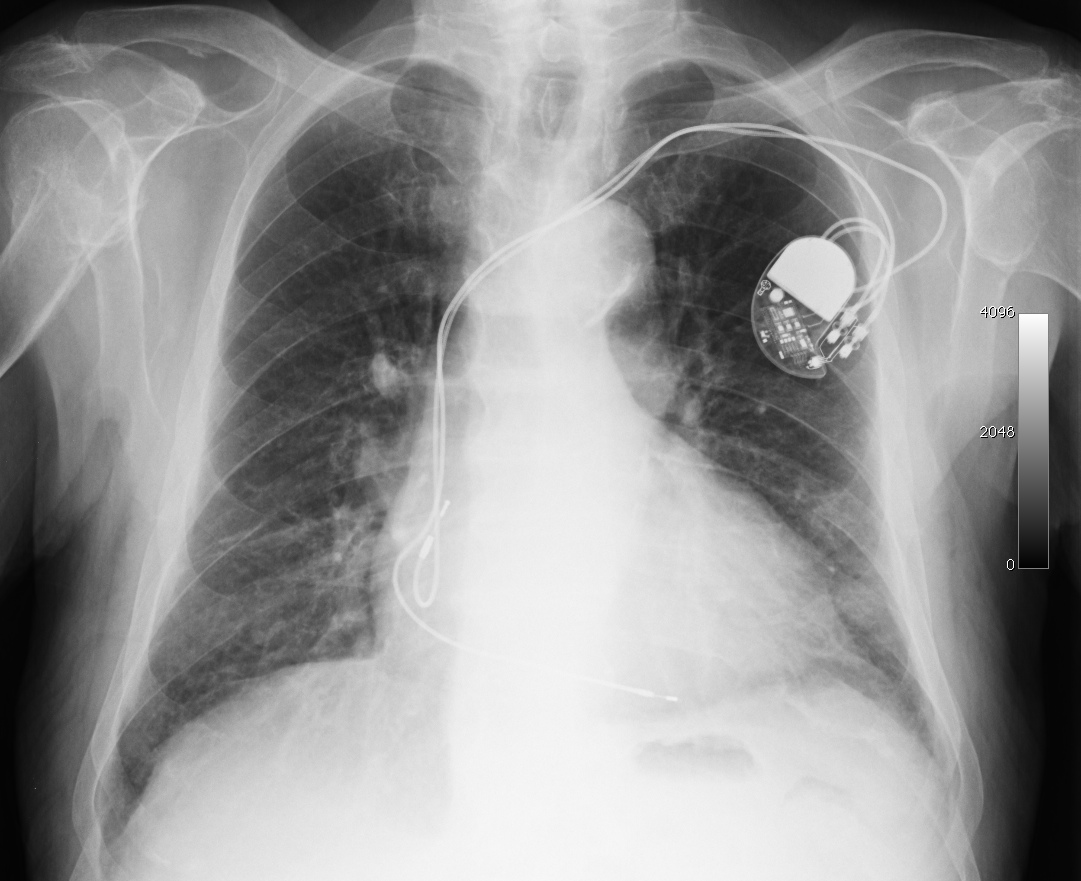
#> input picture aulas/ficha-OpenCV/imagens/8.0001.jpg, 1081 x 881 px; its folder holds only this picture in this run
$ jupyter execute DoGandLoG.ipynb
#> lines starting #> are read from the running program, lines starting #| are printed output that depends on the picture
[cell 1]
import os,sys
import numpy as np
import cv2
from imageio.v2 import imread
from PIL import Image
import scipy
from scipy.signal import convolve2d
from skimage.segmentation import slic
from skimage.segmentation import mark_boundaries
from skimage import color
import matplotlib.pyplot as plt

[cell 2]
"""
• 'L' (8-bit pixels, grayscale)
• 'P' (8-bit pixels, mapped to any other mode using a color palette)
• 'RGB' (3x8-bit pixels, true color)
• 'RGBA' (4x8-bit pixels, true color with transparency mask)
• 'CMYK' (4x8-bit pixels, color separation)
• 'YCbCr' (3x8-bit pixels, color video format)
• 'I' (32-bit signed integer pixels)
• 'F' (32-bit floating point pixels)
"""

def access():
    PathImg = "./imagens/"
    lstFilesImg = []
    for dirName, subdirList, fileList in os.walk(PathImg):
        for filename in fileList:
            lstFilesImg.append(os.path.join(dirName,filename))

    print("Lista de imagens: ")
    print(lstFilesImg)

    img=imread(lstFilesImg[0],pilmode='F')
#> img is the input picture: shape (881, 1081) float32; min 0, max 255, mean 148.6
    print("Dimensões 1ª imagem: ", img.shape)
#| Dimensões 1ª imagem:  (881, 1081)

    width=512
    height=512
    aspect_ratio = 1

    imglist=[]
    for file in lstFilesImg:
        img=imread(file,pilmode='F')
        img=np.array(Image.fromarray(img).resize((width,int(height* aspect_ratio))))
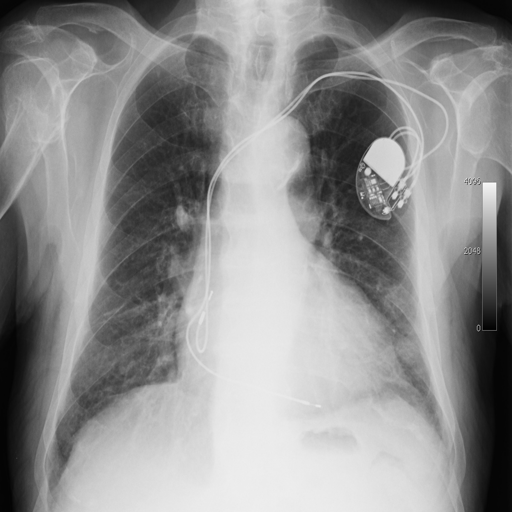
#> img: shape (512, 512) float32; min -0.294, max 263.8, mean 148.6; drawn with min black and max white
        imglist.append(img)
    Imagens = np.asarray(imglist,dtype=np.float32)
    print("Após resize: ", Imagens.shape)
#| Após resize:  (1, 512, 512)
    return Imagens

Imagens = access()

[cell 3]
def DoG(Imagens):
    for x in range(len(Imagens)):
        #convoluções com o primeiro gaussino
        s = 2
        w = 5
        t = (((w - 1)/2)-0.5)/s
        temp = scipy.ndimage.gaussian_filter(Imagens[x,:,:],sigma = s,truncate = t)

        #convoluções com o segundo gaussino
        s = 2
        w = 3
        t = (((w - 1)/2)-0.5)/s
        temp2 = scipy.ndimage.gaussian_filter(Imagens[x,:,:], sigma = s,truncate = t)

        #subtração das duas imagens anteriores e soma de um threshold para retirar os pixeis com valores mais baixos
        result = temp - temp2
        result = (result > result.mean()-1)*result
        plt.axis('off')
        plt.imshow(result,cmap='gray')
        plt.show()
#> this loop made 1 pass
#> (s, w) on pass 1: (2, 3)
#> pass 1, in DoG, `result = temp - temp2`:
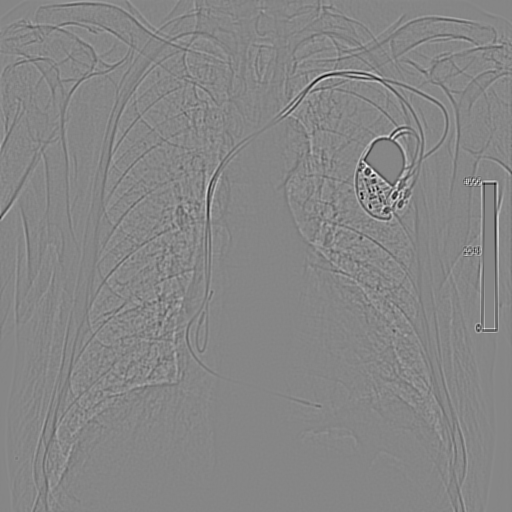
#> result: shape (512, 512) float32; min -27.87, max 25.11, mean 0; drawn with min black and max white
#> pass 1, in DoG, `result = (result > result.mean()-1)*result`:
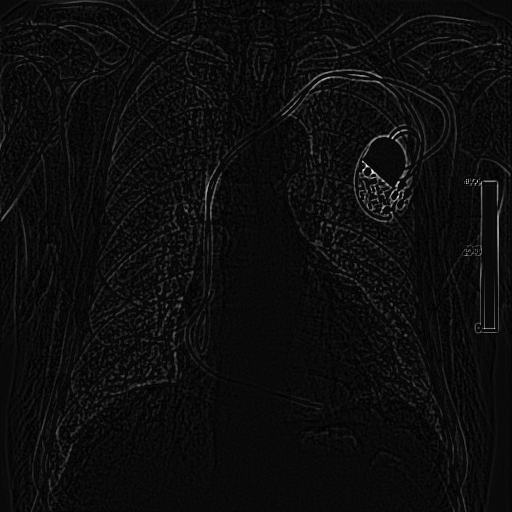
#> result: shape (512, 512) float32; min -1, max 25.11, mean 0.4; drawn with min black and max white

DoG(Imagens)

[cell 4]
def DoG2(Imagens):
    for x in range(len(Imagens)):
        temp = scipy.ndimage.gaussian_filter(Imagens[x,:,:],sigma = 100) #by default, t=4.0
        temp2 = scipy.ndimage.gaussian_filter(Imagens[x,:,:], sigma = 1)
        result = temp - temp2
        result = (result > result.mean())*result

        plt.axis('off')
        plt.imshow(result,cmap='gray')
        plt.show()
#> this loop made 1 pass
#> pass 1, in DoG2, `temp = scipy.ndimage.gaussian_filter(Imagens[x,:,:],sigma = 100)`:
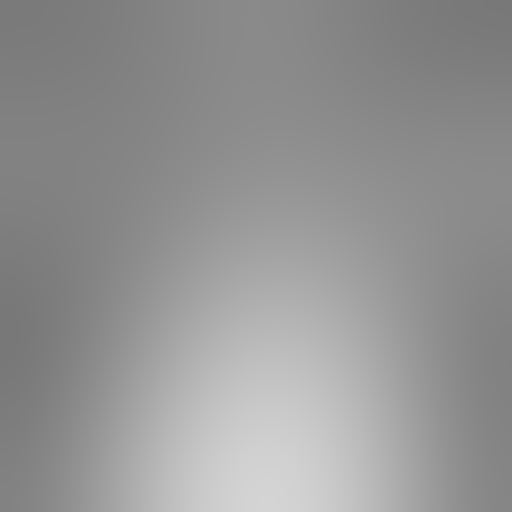
#> temp: shape (512, 512) float32; min 120.2, max 212.3, mean 148.6
#> pass 1, in DoG2, `result = temp - temp2`:
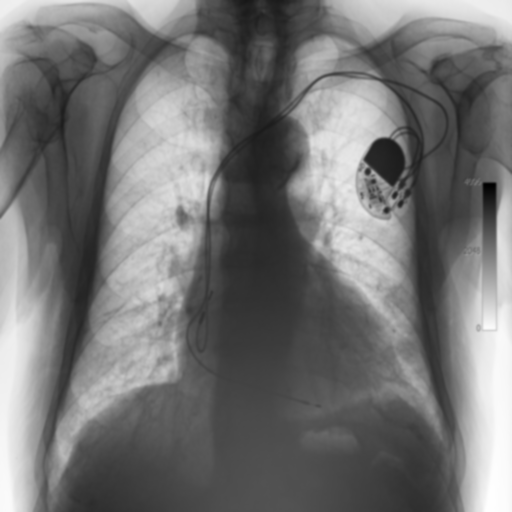
#> result: shape (512, 512) float32; min -110.2, max 130.9, mean 0; drawn with min black and max white
#> pass 1, in DoG2, `result = (result > result.mean())*result`:
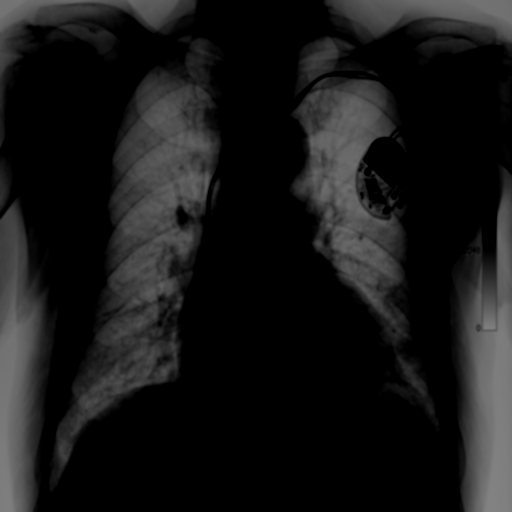
#> result: shape (512, 512) float32; min 0, max 130.9, mean 23.7

DoG2(Imagens)

[cell 5]
def LoGs(Imagens):
    lap_kernel = np.array([
        [0,1,0],
        [1,-4,1],
        [0,1,0]
    ])

    for x in range(len(Imagens)):
        s = 1.5 #smooth
        temp = scipy.ndimage.filters.gaussian_filter(Imagens[x,:,:],sigma = s)
        result = cv2.filter2D(temp,-1,lap_kernel)

        plt.axis('off')
        plt.imshow(result,cmap='gray')
        plt.show()
#> this loop made 1 pass
#> s on pass 1: 1.5

LoGs(Imagens)

[cell 6]
def LoGns(Imagens):
    lap_kernel = np.array([
        [0,1,0],
        [1,-4,1],
        [0,1,0]
    ])

    for x in range(len(Imagens)):
        result = cv2.filter2D(Imagens[x,:,:],-1,lap_kernel)

        plt.axis('off')
        plt.imshow(result,cmap='gray')
        plt.show()
#> this loop made 1 pass
#> pass 1, in LoGns, `result = cv2.filter2D(Imagens[x,:,:],-1,lap_kernel)`:
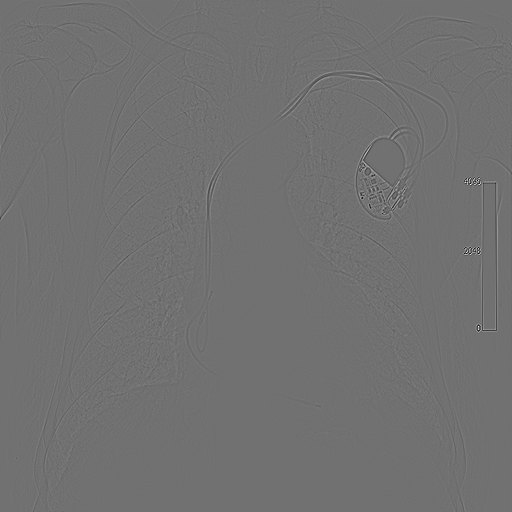
#> result: shape (512, 512) float32; min -290.8, max 363.7, mean 0; drawn with min black and max white

LoGns(Imagens)

$ run again, on aulas/ficha-OpenCV/imagens/histologica.jpg
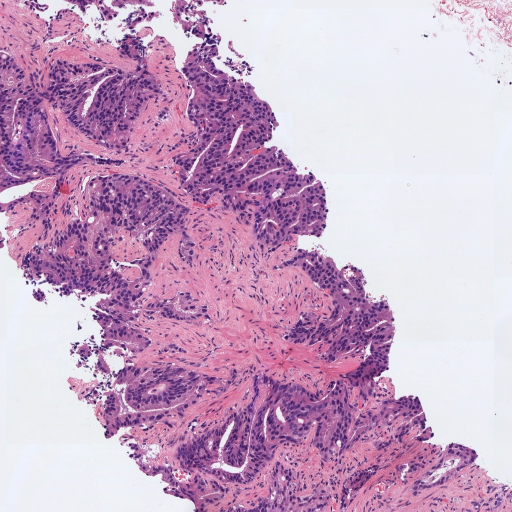
#> input picture aulas/ficha-OpenCV/imagens/histologica.jpg, 1024 x 1024 px (shown at 1/2 size)
#| Dimensões 1ª imagem:  (1024, 1024)
#> in access, `img=np.array(Image.fromarray(img).resize((width,int(height* aspect_rat..`:
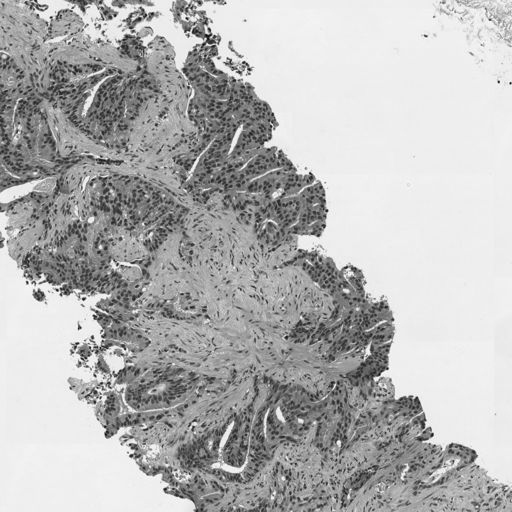
#> img: shape (512, 512) float32; min 22.57, max 249.4, mean 180.9
#| Após resize:  (1, 512, 512)
#> the loop in DoG, `for x in range(len(Imagens)):` made 1 pass
#> (s, w) on pass 1: (2, 3)
#> the loop in DoG2, `for x in range(len(Imagens)):` made 1 pass
#> the loop in LoGs, `for x in range(len(Imagens)):` made 1 pass
#> s on pass 1: 1.5
#> the loop in LoGns, `for x in range(len(Imagens)):` made 1 pass
#> pass 1, in LoGns, `result = cv2.filter2D(Imagens[x,:,:],-1,lap_kernel)`:
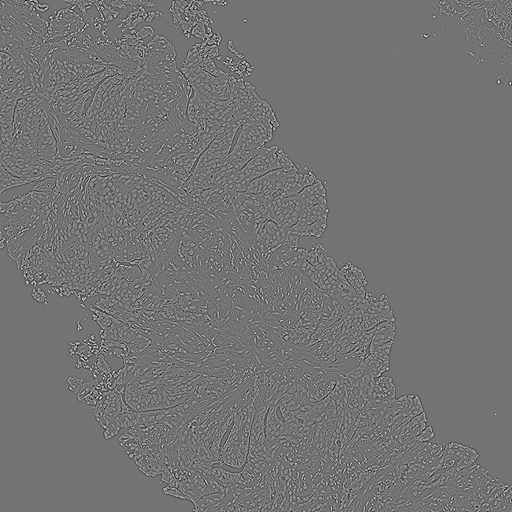
#> result: shape (512, 512) float32; min -315.3, max 378.5, mean 0; drawn with min black and max white

$ run again, on aulas/ficha-OpenCV/imagens/pe_diabetico005.jpg
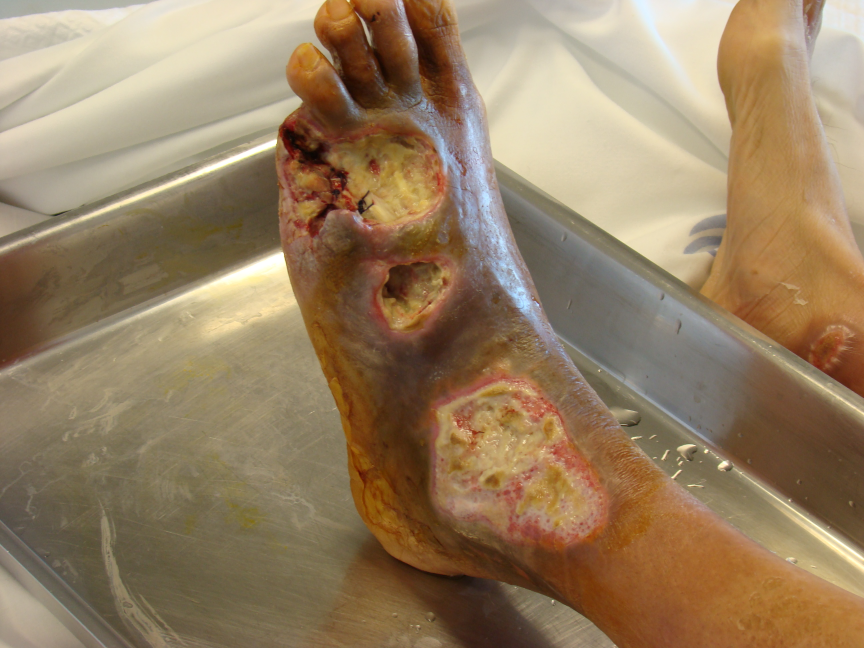
#> input picture aulas/ficha-OpenCV/imagens/pe_diabetico005.jpg, 2592 x 1944 px (shown at 1/3 size)
#| Dimensões 1ª imagem:  (1944, 2592)
#> in access, `img=np.array(Image.fromarray(img).resize((width,int(height* aspect_rat..`:
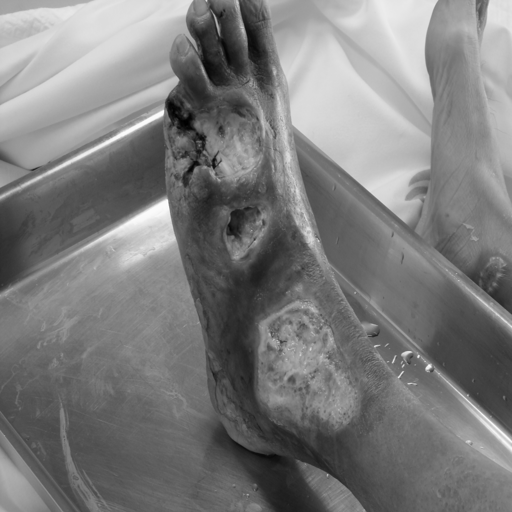
#> img: shape (512, 512) float32; min 7.59, max 259.5, mean 130.7; drawn with min black and max white
#| Após resize:  (1, 512, 512)
#> the loop in DoG, `for x in range(len(Imagens)):` made 1 pass
#> (s, w) on pass 1: (2, 3)
#> the loop in DoG2, `for x in range(len(Imagens)):` made 1 pass
#> pass 1, in DoG2, `result = (result > result.mean())*result`:
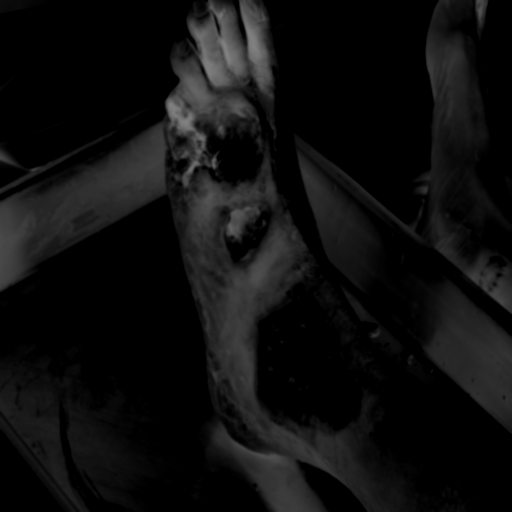
#> result: shape (512, 512) float32; min 0, max 130.7, mean 14.8
#> the loop in LoGs, `for x in range(len(Imagens)):` made 1 pass
#> s on pass 1: 1.5
#> the loop in LoGns, `for x in range(len(Imagens)):` made 1 pass
